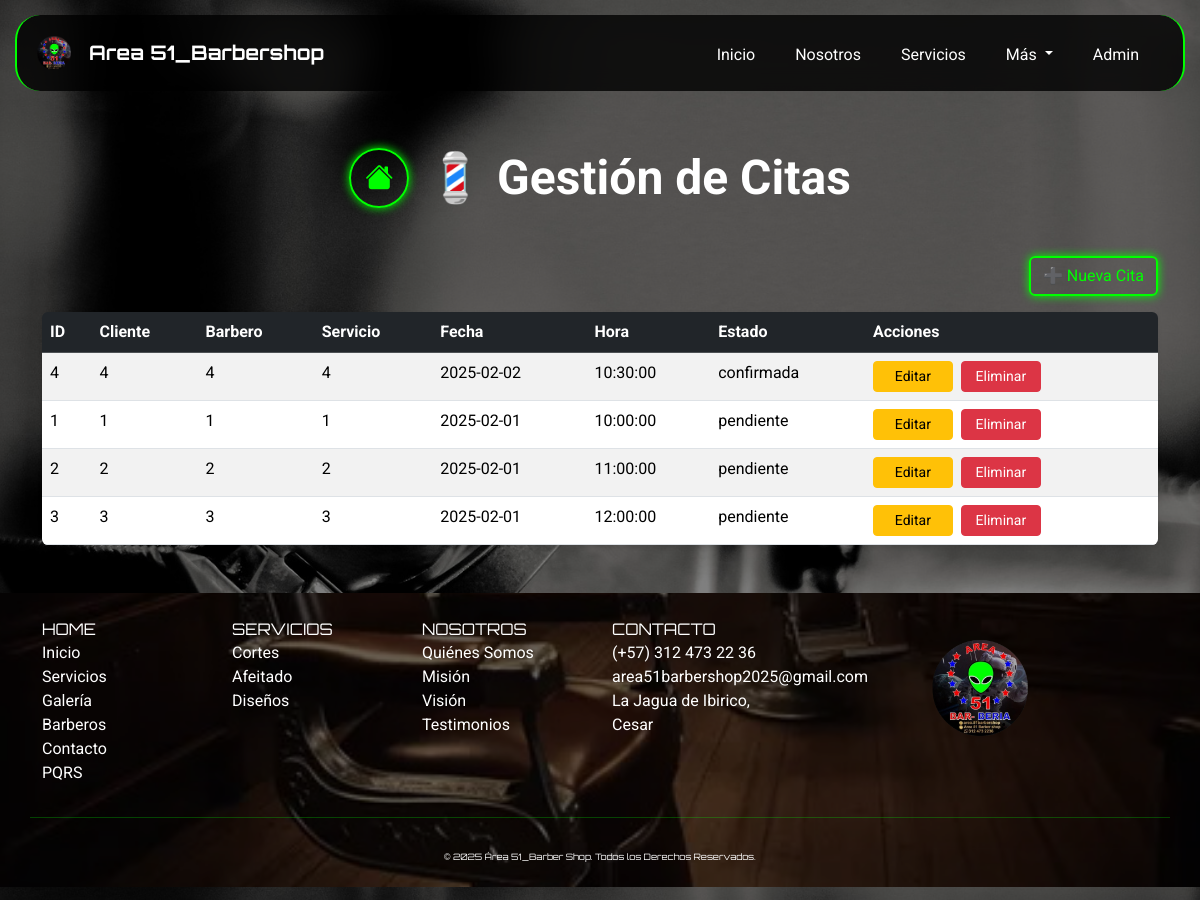
Screenshot of /index.php?page=citas (signed in) with the database file from the repository.
### tables this page shows
CREATE TABLE `citas` (
  `id_cita` INT(11) NOT NULL AUTO_INCREMENT,
  `id_cliente` INT(11) NOT NULL,
  `id_barbero` INT(11) NOT NULL,
  `id_servicio` INT(11) NOT NULL,
  `img_servicio` VARCHAR(255) NULL,
  `fecha_cita` DATE NOT NULL,
  `hora_cita` TIME NOT NULL,
  `estado` ENUM('pendiente','confirmada','cancelada','realizada') DEFAULT 'pendiente',
  `fecha_creacion` TIMESTAMP NOT NULL DEFAULT CURRENT_TIMESTAMP,
  PRIMARY KEY (`id_cita`)
);

### app/controllers/CitasController.php (called while the page is built, shortened)
<?php
require_once __DIR__ . '/../models/Cita.php';
class CitasController {
    private $citas;
    public function __construct($db) {
        $this->citas = new Citas($db);
    }
    public function listarCitas() {
        return $this->citas->listar();
    }
}

### app/models/Cita.php (called while the page is built, shortened)
<?php
class Citas {
    private $db;
    public function __construct($db) {
        $this->db = $db;
    }
    public function listar() {
        $stmt = $this->db->prepare("
            SELECT c.*, cl.nombre AS nombre_cliente, b.nombre AS nombre_barbero, s.nombre AS nombre_servicio
            FROM citas c
            INNER JOIN clientes cl ON c.id_cliente = cl.id_cliente
            INNER JOIN barberos b ON c.id_barbero = b.id_barbero
            INNER JOIN servicios s ON c.id_servicio = s.id_servicio
            ORDER BY c.fecha_cita DESC, c.hora_cita ASC
        ");
        $stmt->execute();
        return $stmt->fetchAll(PDO::FETCH_ASSOC);
    }
}

### app/views/citas/citas.php (the view, shortened to what this page needs)
<?php
require_once __DIR__ . '/../../controllers/CitasController.php';
$citasController = new CitasController($db);
$citas = $citasController->listarCitas();
?>
<body>
    <div class="container py-5" style="margin-top:100px;">
        <div class="d-flex flex-column flex-md-row align-items-center justify-content-center gap-3 mb-5 text-center text-md-start">
            <a href="index.php?page=panel" class="btn btn-neon d-flex justify-content-center align-items-center rounded-circle mb-3 mb-md-0" style="width: 60px; height: 60px;">
                <i class="bi bi-house-fill fs-3"></i>
            </a>
            <h1 class="fw-bold display-5 text-white mb-0">💈 Gestión de Citas</h1>
        </div>
        <div class="d-flex justify-content-end mb-3">
            <a href="index.php?page=crear_cita" class="btn btn-neon">➕ Nueva Cita</a>
        </div>
        <div class="table-wrapper rounded shadow-sm" style="max-height:500px; overflow-y:auto;">
            <table class="table table-striped table-hover mb-0">
                <thead class="table-dark">
                    <tr style="position: sticky; top: 0; z-index: 1;">
                        <th>ID</th>
                        <th>Cliente</th>
                        <th>Barbero</th>
                        <th>Servicio</th>
                        <th>Fecha</th>
                        <th>Hora</th>
                        <th>Estado</th>
                        <th>Acciones</th>
                    </tr>
                </thead>
                <tbody>
                    <?php if(is_array($citas) && count($citas) > 0): ?>
                        <?php foreach($citas as $c): ?>
                            <tr>
                                <td><?= $c['id_cita'] ?></td>
                                <td><?= htmlspecialchars($c['id_cliente']) ?></td>
                                <td><?= htmlspecialchars($c['id_barbero']) ?></td>
                                <td><?= htmlspecialchars($c['id_servicio']) ?></td>
                                <td><?= htmlspecialchars($c['fecha_cita']) ?></td>
                                <td><?= htmlspecialchars($c['hora_cita']) ?></td>
                                <td><?= htmlspecialchars($c['estado']) ?></td>
                                <td>
                                    <div class="d-flex gap-2">
                                        <a href="index.php?page=editar_cita&id=<?= $c['id_cita'] ?>" class="btn btn-warning btn-sm" style="width:80px;">Editar</a>
                                        <a href="index.php?page=eliminar_cita&id=<?= $c['id_cita'] ?>" class="btn btn-danger btn-sm" onclick="return confirm('¿Cancelar esta cita?')" style="width:80px;">Eliminar</a>
                                    </div>
                                </td>
                            </tr>
                        <?php endforeach; ?>
                    <?php else: ?>
                        <tr>
                            <td colspan="8" class="text-center">No hay citas registradas</td>
                        </tr>
                    <?php endif; ?>
                </tbody>
            </table>
        </div>
    </div>
<main>

### public/css/style.css (style rules this page uses)
body { background-image: url(../img/fondo_body.jpg); min-height: 100vh; background-size: cover; background-position: center; background-repeat: no-repeat; background-attachment: fixed; position: relative; font-family: 'Roboto', sans-serif; background-color: #000; color: #fff; margin: 0; padding: 0; width: 100%; align-items: center; justify-content: center; }
body::before { content: ''; position: fixed; top: 0; left: 0; width: 100%; height: 100%; background-color: rgba(0, 0, 0, 0.5); z-index: -1; }
html { scroll-behavior: smooth; width: 100%; }
.btn-neon { color: #00ff00; border: 2px solid #00ff00; background-color: transparent; box-shadow: 0 0 10px #00ff00; transition: all 0.3s ease; }

### rows the page displays
citas: id_cita "4", id_cliente "4", id_barbero "4", id_servicio "4", fecha_cita "2025-02-02", hora_cita "10:30:00", estado "confirmada"
citas: id_cita "1", id_cliente "1", id_barbero "1", id_servicio "1", fecha_cita "2025-02-01", hora_cita "10:00:00", estado "pendiente"
citas: id_cita "2", id_cliente "2", id_barbero "2", id_servicio "2", fecha_cita "2025-02-01", hora_cita "11:00:00", estado "pendiente"
citas: id_cita "3", id_cliente "3", id_barbero "3", id_servicio "3", fecha_cita "2025-02-01", hora_cita "12:00:00", estado "pendiente"
